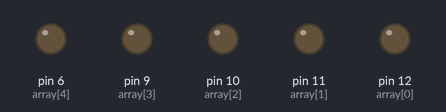
A sketch run on a simulated Arduino Uno, built with avr-gcc and run on an emulated ATmega328P. Parts: output pins drawn as LEDs (lit = HIGH).

Above: at 0.1 s.
At 3.61 s:
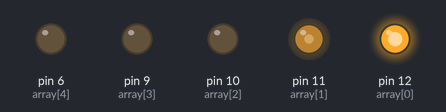
At 7.21 s:
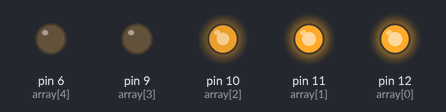
At 14.1 s:
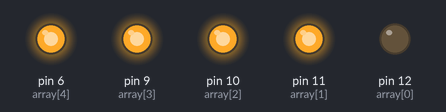
At 26.9 s:
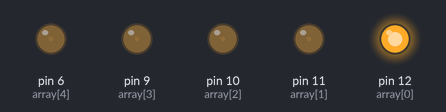
At 38.3 s:
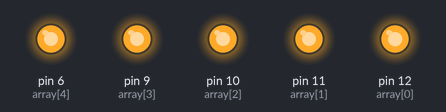
Timing chart, 0 to 40.0 s (numbered marks = the images above):
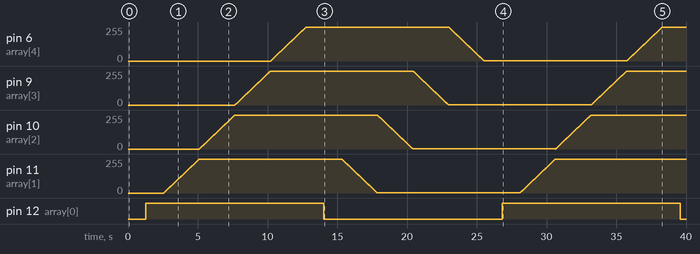

The sketch:

s002ledArray.ino
```cpp
int array[] = {12,11,10,9,6};

void setup() {

  // initialize digital pin 13 as an output.
  for (int i=0; i<5;i++){
    pinMode(array[i], OUTPUT);
  }
}

// the loop function runs over and over again forever
void loop() {
  for (int i=0; i<5;i++){
       for (int j=0; j<255; j++) {
           analogWrite(array[i], j);
           delay(10);
       }
  }
  for (int i=0; i<5;i++){
       for (int j=255; j>0; j--) {
           analogWrite(array[i], j);
           delay(10);
       }
  }
}
```

Measured:
- by itself, pin 12 (array[0]): alternates HIGH for 12.8 s and LOW for 12.8 s
